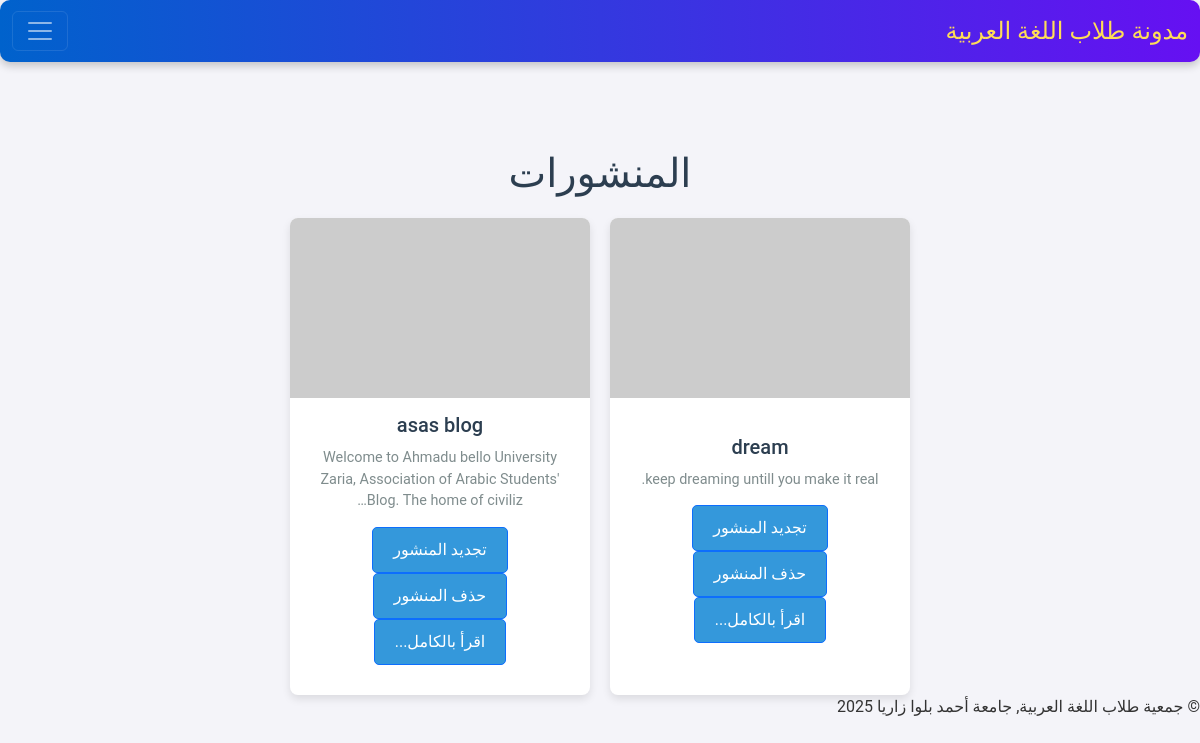
/all/ (signed in), run on the app's committed database.
### post/models.py (models this page shows, shortened)
class Post(models.Model):
    title = models.CharField(max_length=200)
    body = models.TextField()
    created_by = models.ForeignKey(User, on_delete=models.CASCADE)
    timestamp = models.DateTimeField(auto_now_add=True)
    is_published = models.BooleanField(default=True)
    image = models.ImageField(null=True, blank=True, upload_to="images/")

### post/views.py (the view)
# urls.py: path('all/', views.all_created_posts, name='all_created_posts'),
@csrf_protect
def all_created_posts(request):
    activate('ar')
    posts = Post.objects.filter(created_by=request.user.id)
    context = {'posts': posts}
    return render(request, 'post/all_created_posts.html', context)

### template/post/all_created_posts.html (shortened to what this page needs)
{% extends "post/base.html" %}
{% block content %}
<h2>المنشورات</h2>
<div class="post-list">
    {% for post in posts %}
    <div class="card-group">
        {% with post.files.first as first_file %}
            {% if first_file and first_file.file.url|lower|slice:"-4:" in ".jpg,.png,.jpeg,.gif" %}
                <img src="{{ image.image.url }}" class="card-img-top" alt="Post Image">
            {% else %}
                <img src="https://via.placeholder.com/300x180" class="card-img-top" alt="Default Image">
            {% endif %}
        {% endwith %}
        <div class="card-body">
            <h5 class="card-title">{{ post.title }}</h5>
            <p class="card-text">{{ post.body|truncatechars:100 }}</p>
            <a href="{% url 'post:update_post' post.id %}" class="btn btn-primary">تجديد المنشور</a>
            <a href="{% url 'post:delete_post' post.id %}" class="btn btn-primary">حذف المنشور</a>
            <a href="{% url 'post:post_details' post.id %}" class="btn btn-primary">اقرأ بالكامل...</a>
        </div>
    </div>
    {% empty %}
    <p>لا توجد منشورات متاحة</p>
    {% endfor %}
</div>
{% endblock content %}

### template/post/base.html (style rules this page uses)
body { font-family: 'Amiri', serif; }

### template/post/all_created_posts.html (style rules this page uses)
body { font-family: 'Roboto', Arial, sans-serif; background-color: #f4f4f9; margin: 0; padding: 0; color: #333; margin-top: 150px; }
h2 { text-align: center; font-size: 2.5rem; color: #2c3e50; margin: 20px 0; }
.post-list { display: flex; flex-wrap: wrap; justify-content: center; padding: 0; gap: 20px; }
.card-group { background-color: #fff; border-radius: 8px; box-shadow: 0 4px 8px rgba(0, 0, 0, 0.1); width: 300px; text-align: center; transition: transform 0.3s ease, box-shadow 0.3s ease; padding-bottom: 15px; }
.card-img-top { width: 100%; height: 180px; object-fit: cover; border-top-left-radius: 8px; border-top-right-radius: 8px; }
.card-body { padding: 15px; }
.card-title { font-size: 1.25rem; color: #2c3e50; margin-bottom: 10px; }
.card-text { font-size: 0.9rem; color: #7f8c8d; margin-bottom: 15px; }
.btn-primary { display: inline-block; text-decoration: none; color: #fff; background-color: #3498db; padding: 10px 20px; border-radius: 5px; transition: background-color 0.3s ease, box-shadow 0.3s ease; }

### data on the page
Post: title "dream", body "keep dreaming untill you make it real."
Post: title "asas blog", body "Welcome to Ahmadu bello University Zaria, Association of Arabic Students' Blog. The home of civiliz…"
